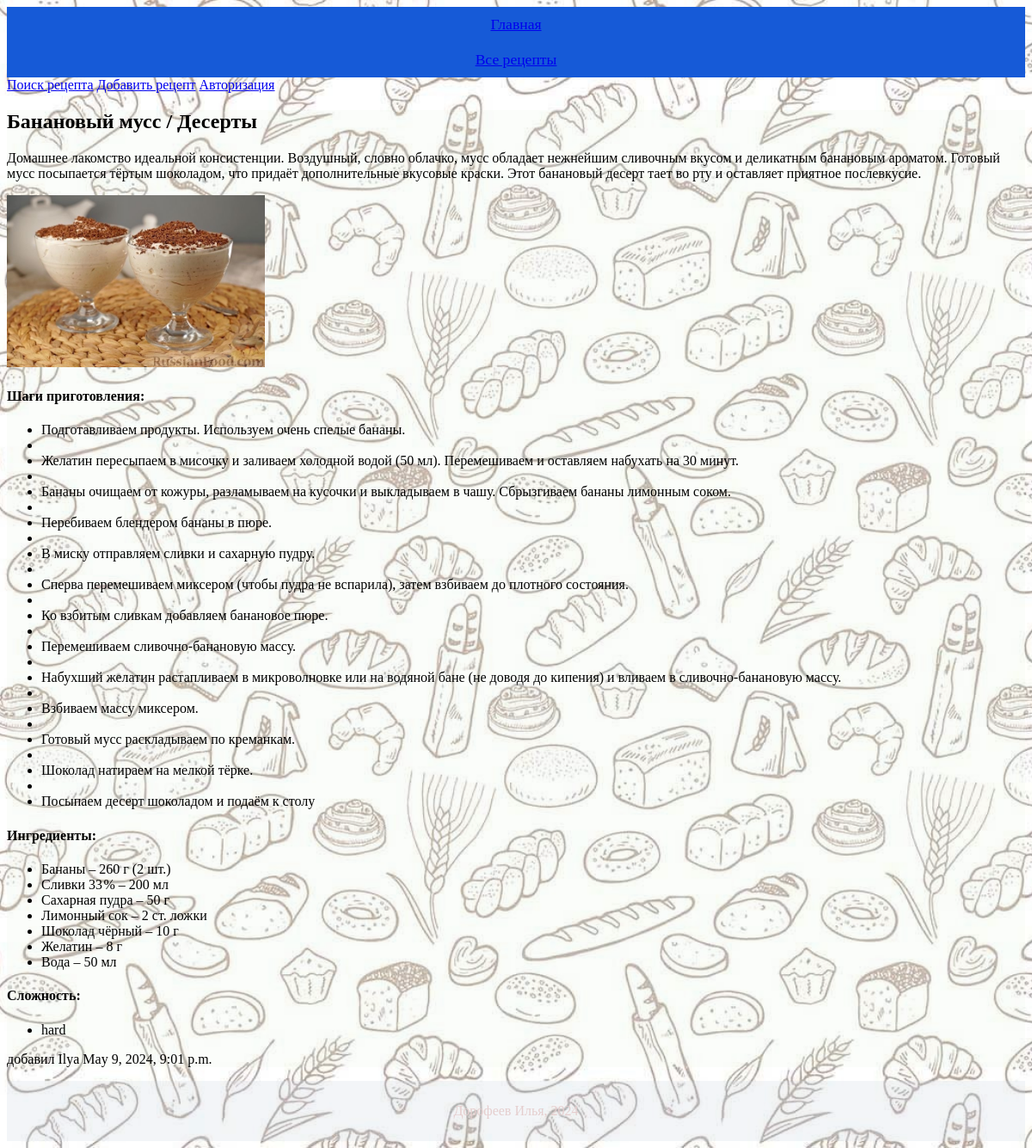
Screenshot of /recipe_show/6 with the database file from the repository.
### recipesapp/models.py (models this page shows, shortened)
class Recipe(models.Model):
    name = models.CharField(max_length=100, blank=False)
    description = models.CharField(max_length=1000)
    cook_steps = models.TextField()
    cook_time = models.IntegerField()
    ingredients = models.TextField()
    image = models.ImageField(upload_to='images/')
    ingredients = models.TextField()
    complexity = models.CharField(max_length=15, blank=False)
    created_at = models.DateTimeField(auto_now_add=True)
    author = models.ForeignKey(User, on_delete=models.DO_NOTHING)
    category = models.ForeignKey(Category, on_delete=models.SET_DEFAULT, default='other')

class Category(models.Model):
    name = models.CharField(max_length=100, blank=False)
    description = models.CharField(max_length=1000)
    def __str__(self):
        return self.name

### recipesapp/views.py (the view)
# urls.py: path('recipe_show/<int:pk>', views.recipe_show, name='recipe_show'),
def recipe_show(request, pk):
    recipe_find = Recipe.objects.filter(id=pk).first()
    if recipe_find is None:
        messages.error(request, 'Рецепт не найден')
        return render(request, 'recipesapp/blank.html')
    else:
        ingredients_list = recipe_find.ingredients.split('\n')
        cook_steps_list = recipe_find.cook_steps.split('\n')
        complexity_list = recipe_find.complexity.split('\n')
        context = {
            'recipe': recipe_find,
            'ingredients_list': ingredients_list,
            'cook_steps_list': cook_steps_list,
            'complexity_list': complexity_list,
        }
        return render(request, 'recipesapp/recipe_show.html', context)

### recipesapp/templates/recipesapp/recipe_show.html (shortened to what this page needs)
{% extends "recipesapp/base.html" %}
{% block content %}
    <h2>{{ recipe.name }} / {{ recipe.category }}</h2>
    <p>{{ recipe.description }}</p>
    <img src="{{ recipe.image.url }}" alt="Recipe Image"/>
    <h4>Шаги приготовления:</h4>
    <ul>
        {% for step in cook_steps_list %}
            <li>{{ step }}</li>
        {% endfor %}
    </ul>
    <h4>Ингредиенты:</h4>
    <ul>
        {% for ingredient in ingredients_list %}
            <li>{{ ingredient }}</li>
        {% endfor %}
    </ul>
    <h4>Сложность:</h4>
    <ul>
        {% for complexity in complexity_list %}
            <li>{{ complexity }}</li>
        {% endfor %}
    </ul>
    <p>добавил {{ recipe.author }} {{ recipe.created_at }}</p>
{% endblock %}

### static/recipesapp/css/style.css (style rules this page uses)
html { background: url(../../../media/images/fon.jpg); background-size: cover; background-position: center; background-repeat: no-repeat; }

### recipesapp/templates/recipesapp/recipe_show.html (style rules this page uses)
img { max-width: 300px; max-height: 300px; }

### rows the page displays
Recipe: name "Банановый мусс", category "Десерты", description "Домашнее лакомство идеальной консистенции. Воздушный, словно облачко, мусс обладает нежнейшим сливочным вкусом и деликатным банановым ароматом. Готовый мусс посыпается тёртым шоколадом, что придаёт дополнительные вкусовые краски. Этот банановый десерт тает во рту и оставляет приятное послевкусие.", image (picture), complexity_list "hard", author "Ilya", created_at "May 9, 2024, 9:01 p.m."

### other values shown
{{ step }} "Подготавливаем продукты. Используем очень спелые бананы." "Желатин пересыпаем в мисочку и заливаем холодной водой (50 мл). Перемешиваем и оставляем набухать на 30 минут." "Бананы очищаем от кожуры, разламываем на кусочки и выкладываем в чашу. Сбрызгиваем бананы лимонным соком." "Перебиваем блендером бананы в пюре." "В миску отправляем сливки и сахарную пудру." "Сперва перемешиваем миксером (чтобы пудра не вспарила), затем взбиваем до плотного состояния." "Ко взбитым сливкам добавляем банановое пюре." "Перемешиваем сливочно-банановую массу." "Набухший желатин растапливаем в микроволновке или на водяной бане (не доводя до кипения) и вливаем в сливочно-банановую массу." "Взбиваем массу миксером." "Готовый мусс раскладываем по креманкам." "Шоколад натираем на мелкой тёрке." "Посыпаем десерт шоколадом и подаём к столу"
{{ ingredient }} "Бананы – 260 г (2 шт.)" "Сливки 33 % – 200 мл" "Сахарная пудра – 50 г" "Лимонный сок – 2 ст. ложки" "Шоколад чёрный – 10 г" "Желатин – 8 г" "Вода – 50 мл"
